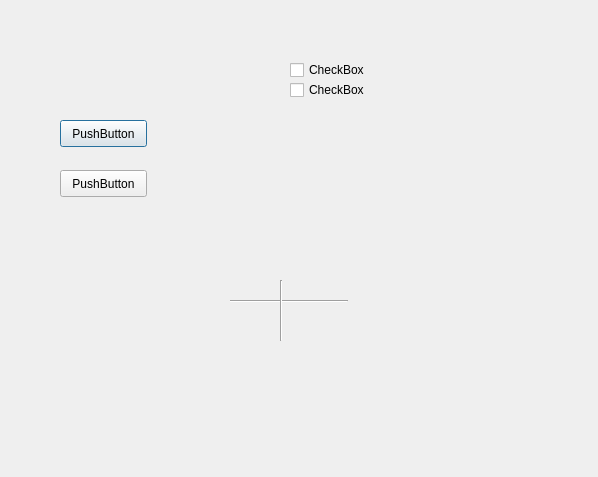
<?xml version="1.0" encoding="UTF-8"?>
<ui version="4.0">
 <class>Dialog</class>
 <widget class="QDialog" name="Dialog">
  <property name="geometry">
   <rect>
    <x>0</x>
    <y>0</y>
    <width>598</width>
    <height>477</height>
   </rect>
  </property>
  <property name="windowTitle">
   <string>Dialog</string>
  </property>
  <widget class="Line" name="line">
   <property name="geometry">
    <rect>
     <x>230</x>
     <y>300</y>
     <width>118</width>
     <height>3</height>
    </rect>
   </property>
   <property name="orientation">
    <enum>Qt::Horizontal</enum>
   </property>
  </widget>
  <widget class="Line" name="line_2">
   <property name="geometry">
    <rect>
     <x>280</x>
     <y>280</y>
     <width>3</width>
     <height>61</height>
    </rect>
   </property>
   <property name="orientation">
    <enum>Qt::Vertical</enum>
   </property>
  </widget>
  <widget class="QPushButton" name="pushButton">
   <property name="geometry">
    <rect>
     <x>60</x>
     <y>120</y>
     <width>87</width>
     <height>27</height>
    </rect>
   </property>
   <property name="text">
    <string>PushButton</string>
   </property>
  </widget>
  <widget class="QCheckBox" name="checkBox">
   <property name="geometry">
    <rect>
     <x>290</x>
     <y>60</y>
     <width>89</width>
     <height>20</height>
    </rect>
   </property>
   <property name="text">
    <string>CheckBox</string>
   </property>
  </widget>
  <widget class="QCheckBox" name="checkBox_2">
   <property name="geometry">
    <rect>
     <x>290</x>
     <y>80</y>
     <width>89</width>
     <height>20</height>
    </rect>
   </property>
   <property name="text">
    <string>CheckBox</string>
   </property>
  </widget>
  <widget class="QPushButton" name="pushButton_2">
   <property name="geometry">
    <rect>
     <x>60</x>
     <y>170</y>
     <width>87</width>
     <height>27</height>
    </rect>
   </property>
   <property name="text">
    <string>PushButton</string>
   </property>
  </widget>
 </widget>
 <resources/>
 <connections/>
</ui>
